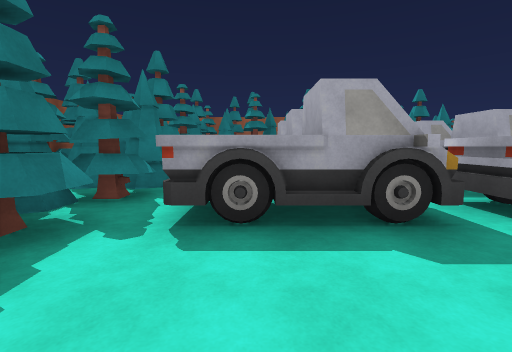
View 1 (above)

24 first-person views from a walk through a scene from a Unity 3-D project. The camera is 1.4 m above the floor, tilts 6° down and sees 85° across. The floor is counted in squares, 2 m on a side. Each view is taken from the middle of a square. On the plan, view 1 faces up. The plan holds only what a view shows up to about 9 squares ahead; the rest is blank. The place goes on beyond the plan. The player is left out. Surface patterns are stand-ins for the level's own textures.

View 2
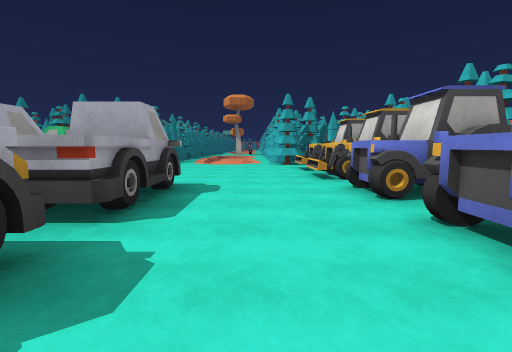

View 3
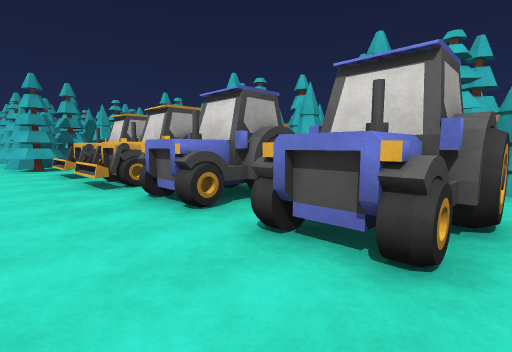

View 4
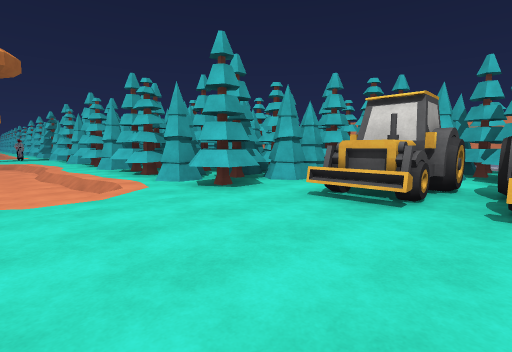

View 5
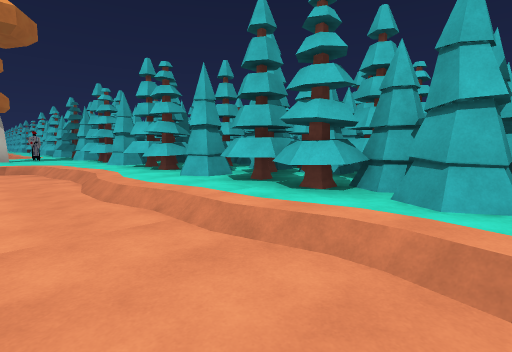

View 6
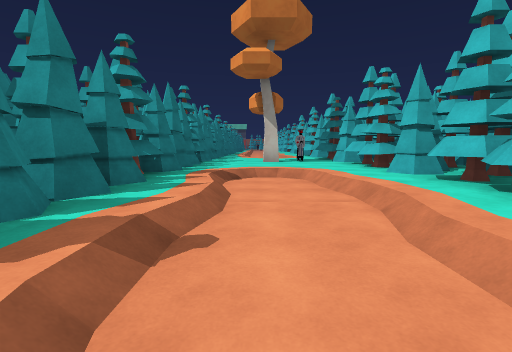

View 7
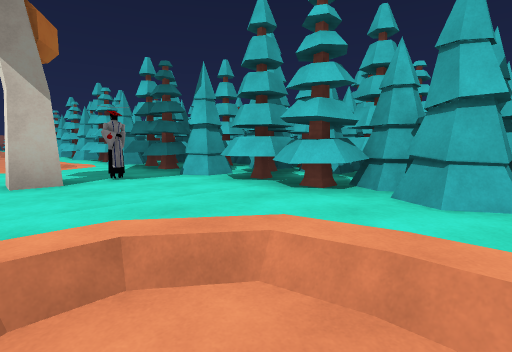

View 8
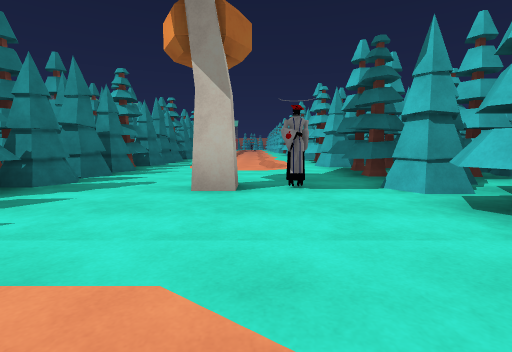

View 9
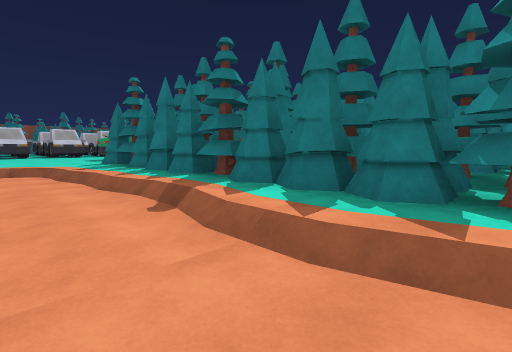

View 10
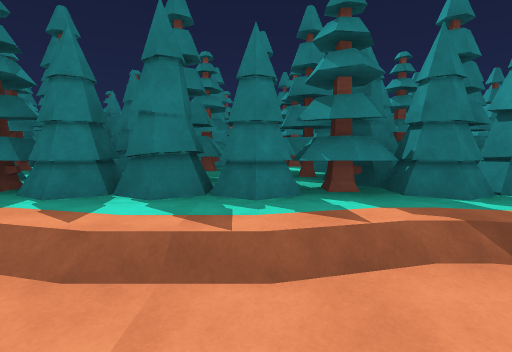

View 11
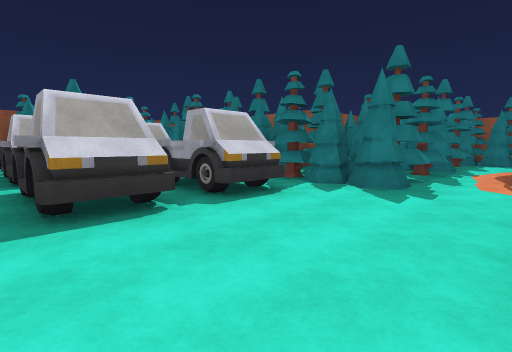

View 12
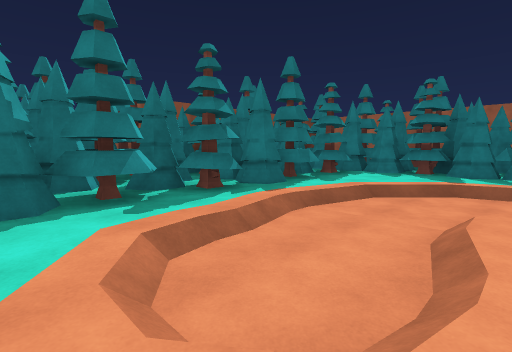

View 13
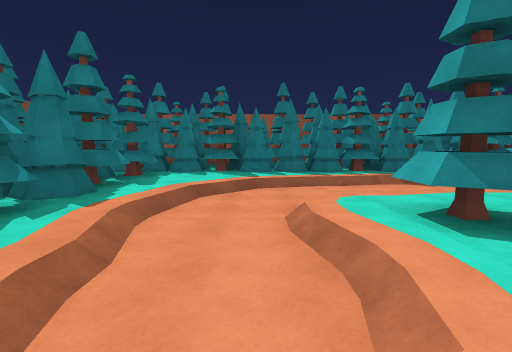

View 14
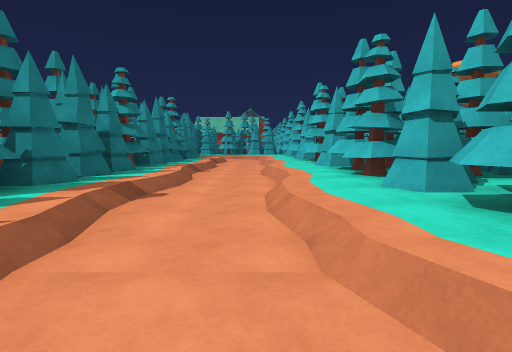

View 15
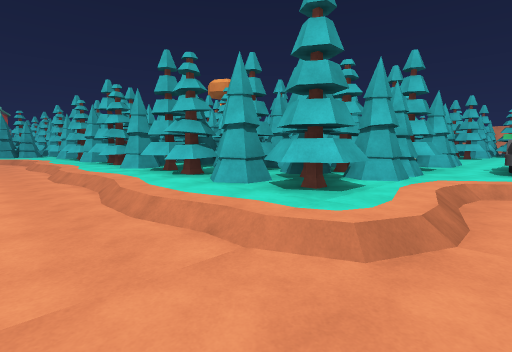

View 16
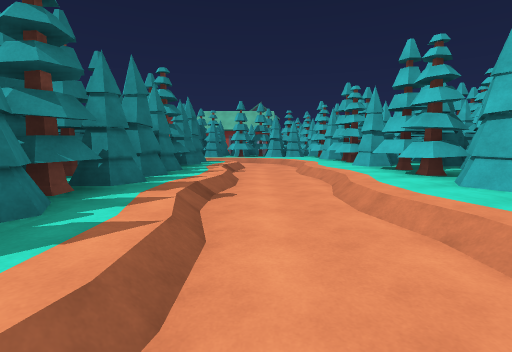

View 17
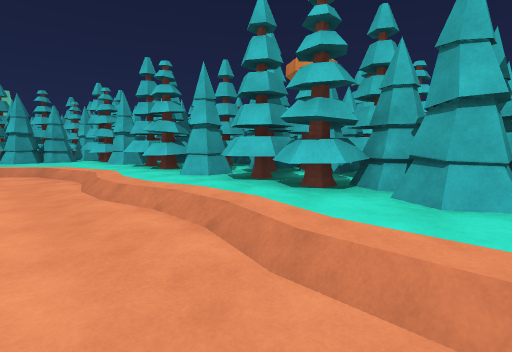

View 18
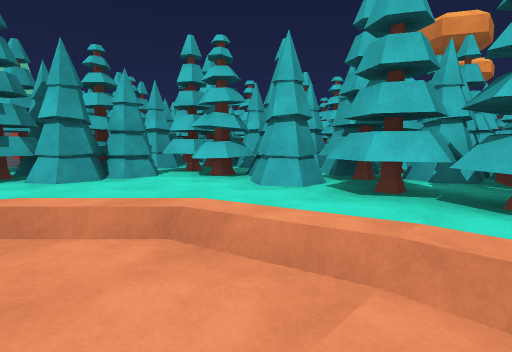

View 19
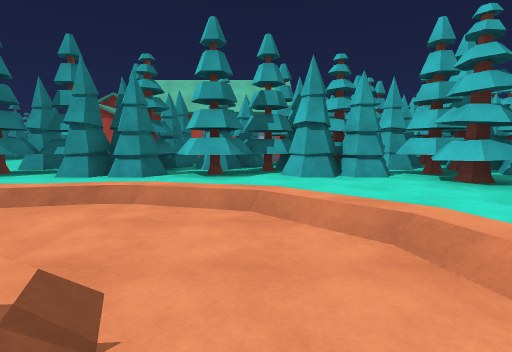

View 20
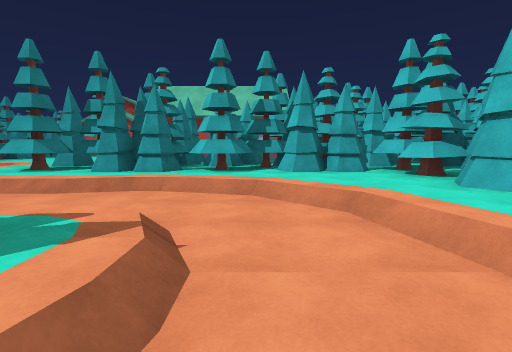

View 21
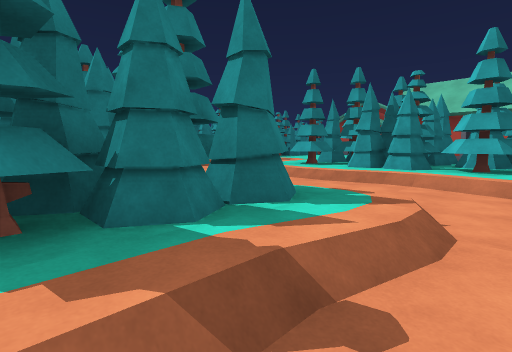

View 22
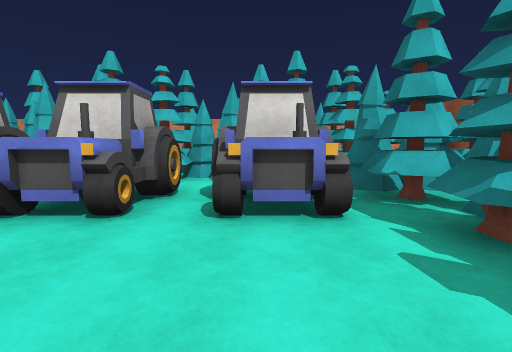

View 23
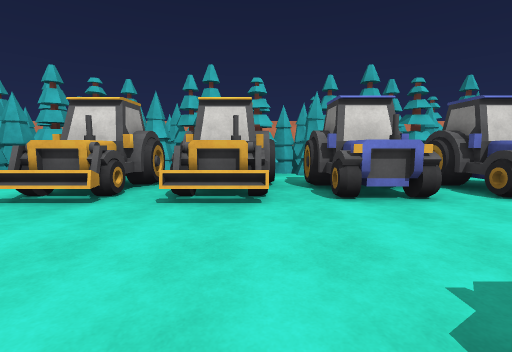

View 24
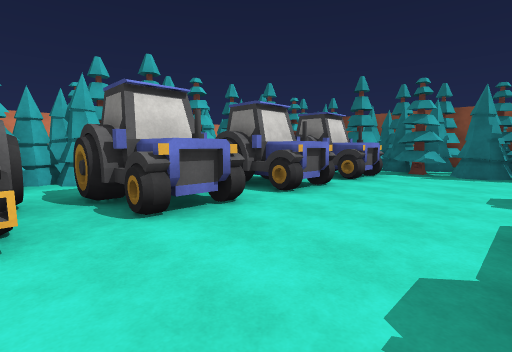

### Floor plan
Key: @ floor where view 1 was taken; # wall or solid block; . main floor; - floor 0.5 m lower than the main floor; / step, stairs or slope; T pine tree; H house; O other object.
Columns run from 6 left of view 1 to 33 right of it. Each row starts with its distance up from view 1.
 20                            #O   .T##O
 19                #          ##T  /.TT T
 18             ################T -/.## TH
 17            ###T###T###T###T##.--.####H
 16          T##T.....//..//..//./--.T##OOOO
 15          TT#T../---------------/.TT#THOO
 14         O###T./---//--//--//--/..###THH
 13        OO####.--/................###
 12         OT##T.--.T##TT##TT##TT##TT##TO
 11        #TTT#T./-/TT#TTT#TTT#TTT#TTT#T
 10         T###T./-.###T###T###T###T###T#
  9           T##....#####################
  8 OT# T          O T###
  7  TT T OO OOO  OO TT#   #   #
  6   # T            # ###########  ##
  5   ### OO OOO     #T###T###T###T###T##
  4    #T         .  .....//../..    ....
  3    #T OO OOO..   .//--------.    .
  2   ##T .     .    .----//--//. O  .
  1 O#### ..         ../......... .  ../.
  0  T##T @          T##TT##TT##TT##TT##T
 -1    #TOO O OOOOOO TT#TTT#TTT#TTT#TTT#O
 -2    #TOO O OOOOOO ###T###T ##T###T ##O
 -3   ###            #########  #######
 -4  T##TT #TT #TT# TT
 -5 OOO TTT#TTT#TTT TTT
 -6 O   T   T ##T ##T
 -7         # O   T

Positions as (right, up) in squares from view 1, and headings:
1: (0, 0), facing up
2: (0, 1), facing right
3: (1, 1), facing down-right
4: (7, 3), facing down-right
5: (12, 3), facing down-right
6: (15, 3), facing right
7: (20, 3), facing down-right
8: (21, 2), facing right
9: (20, 2), facing up-left
10: (19, 2), facing up
11: (8, 4), facing up-left
12: (10, 9), facing up-left
13: (9, 9), facing up
14: (9, 14), facing right
15: (9, 15), facing down-right
16: (13, 15), facing right
17: (16, 15), facing down-right
18: (22, 15), facing down-right
19: (22, 15), facing right
20: (21, 15), facing right
21: (20, 15), facing up-right
22: (0, 2), facing down
23: (6, 3), facing down
24: (6, 2), facing down-left
